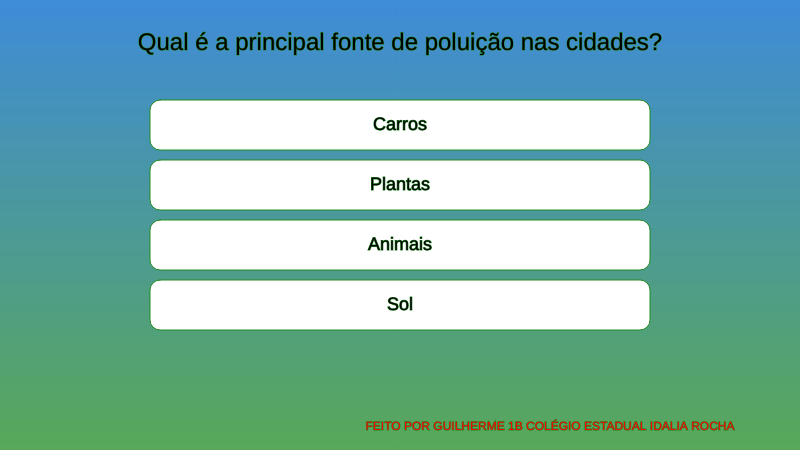
Frame 1 (no input)
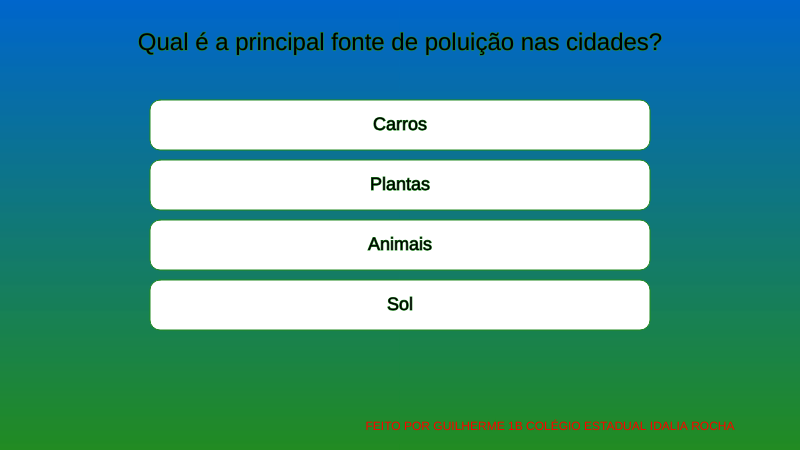
Frame 60 (no input)
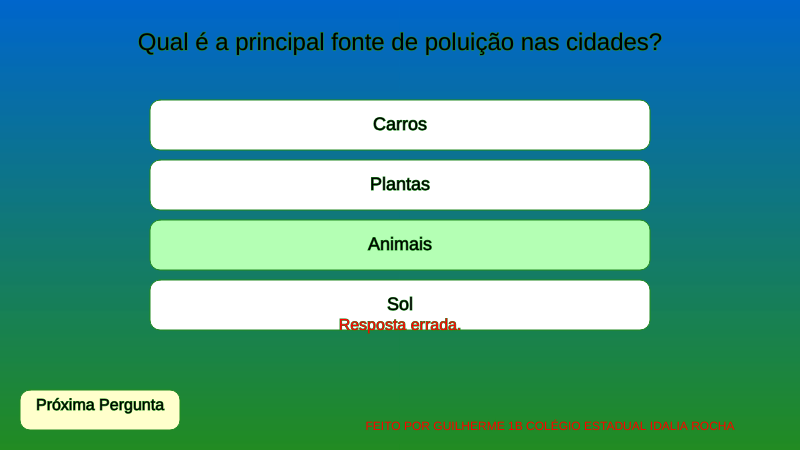
Frame 120 (the mouse pressed at the canvas centre since frame 60)

The p5.js sketch that drew these frames (run headless with seeded random() and noise() and a simulated clock; from frame 60 on, the mouse is pressed at the canvas centre):

// p5.js sketch
// ── sketch.js
// Variáveis globais para o estado do jogo
let currentGameState = 'quiz'; // 'quiz', 'quizCompleted', 'runnerGame', 'runnerGameOver'

// --- Variáveis do Jogo de Perguntas e Respostas ---
let perguntas = [
  {
    pergunta: "Qual é a principal fonte de poluição nas cidades?",
    opcoes: ["Carros", "Plantas", "Animais", "Sol"],
    respostaCorreta: 0, // Carros
    dica: "Reduzir o uso de carros e adotar o transporte público pode melhorar a qualidade do ar nas cidades."
  },
  {
    pergunta: "O que é necessário para uma agricultura sustentável?",
    opcoes: ["Uso de pesticidas", "Uso excessivo de água", "Respeito ao ciclo natural", "Desmatamento"],
    respostaCorreta: 2, // Respeito ao ciclo natural
    dica: "A agricultura sustentável respeita o ciclo natural, protege o solo e utiliza recursos de maneira eficiente."
  },
  {
    pergunta: "Qual é a principal vantagem de plantarmos mais árvores?",
    opcoes: ["Melhora a qualidade do ar", "Aumenta o tráfego", "Polui o ambiente", "Desmata as florestas"],
    respostaCorreta: 0, // Melhora a qualidade do ar
    dica: "As árvores ajudam a absorver o CO2 e liberam oxigênio, melhorando a qualidade do ar e o clima."
  },
  {
    pergunta: "Como podemos reduzir o desperdício de alimentos nas cidades?",
    opcoes: ["Desperdiçando mais", "Aumentando a produção de lixo", "Comendo mais fast food", "Comer de maneira consciente e reduzir o desperdício"],
    respostaCorreta: 3, // Comer de maneira consciente e reduzir o desperdício
    dica: "Planejar as refeições e usar sobras de maneira criativa pode ajudar a reduzir o desperdício de alimentos."
  }
];

let perguntaAtual = 0;
let respostaSelecionada = -1;
let feedback = "";
let mostrarBotaoProxima = false; // Flag para mostrar o botão "Próxima Pergunta"
let quizScore = 0; // Nova variável para a pontuação do quiz

// --- Variáveis do Jogo Campo a Cidade ---
let player;
let obstacles = [];
let runnerGameScore = 0; // Renomeado para evitar conflito com quizScore
let runnerGameSpeed = 5;
let gameRunning = false; // Estado para controlar se o jogo de corrida está ativo
let currentEnvironment = 'campo'; // 'campo' ou 'cidade'
let groundY; // Altura do chão para o jogador

// Variáveis para os elementos de fundo (árvores e prédios)
let campoTrees = [];
let cidadeBuildings = [];
let backgroundScrollSpeed = 2; // Velocidade de rolagem para os elementos de fundo (parallax)

// Classe para o jogador (cavalo ou carro)
class Player {
  constructor() {
    this.x = 100;
    this.y = groundY; // Começa no chão
    this.width = 50;
    this.height = 50;
    this.vy = 0; // Velocidade vertical
    this.gravity = 0.8; // Gravidade
    this.isJumping = false;
  }

  jump() {
    if (!this.isJumping) {
      this.vy = -15; // Força do pulo
      this.isJumping = true;
    }
  }

  update() {
    this.y += this.vy;
    this.vy += this.gravity;

    // Garante que o jogador não caia abaixo do chão
    if (this.y >= groundY) {
      this.y = groundY;
      this.vy = 0;
      this.isJumping = false;
    }
  }

  draw() {
    // Desenha o jogador dependendo do ambiente
    if (currentEnvironment === 'campo') {
      // Cavalo (simples)
      fill(139, 69, 19); // Cor marrom
      rect(this.x, this.y - this.height, this.width, this.height, 5); // Corpo
      rect(this.x + this.width * 0.7, this.y - this.height - 10, this.width * 0.3, 10, 3); // Cabeça
      fill(255);
      ellipse(this.x + this.width * 0.85, this.y - this.height - 5, 5, 5); // Olho
    } else {
      // Carro (simples)
      fill(0, 0, 255); // Cor azul
      rect(this.x, this.y - this.height * 0.8, this.width, this.height * 0.8, 8); // Corpo do carro
      fill(50);
      ellipse(this.x + this.width * 0.2, this.y - this.height * 0.8 + this.height * 0.8, 15, 15); // Roda traseira
      ellipse(this.x + this.width * 0.8, this.y - this.height * 0.8 + this.height * 0.8, 15, 15); // Roda dianteira
      fill(173, 216, 230); // Azul claro para a janela
      rect(this.x + this.width * 0.1, this.y - this.height * 0.8 + 5, this.width * 0.4, this.height * 0.3, 3);
    }
  }

  // Verifica colisão com um obstáculo
  collides(obstacle) {
    return (
      this.x < obstacle.x + obstacle.width &&
      this.x + this.width > obstacle.x &&
      this.y - this.height < obstacle.y + obstacle.height &&
      this.y > obstacle.y
    );
  }
}

// Classe para os obstáculos
class Obstacle {
  constructor(x, type) {
    this.x = x;
    this.width = random(30, 60);
    this.height = random(30, 80);
    this.y = groundY - this.height; // Obstáculo no chão
    this.type = type; // 'campo' ou 'cidade'
  }

  update() {
    this.x -= runnerGameSpeed;
  }

  draw() {
    fill(100); // Cor cinza para obstáculos
    if (this.type === 'campo') {
      // Obstáculo do campo (cerca ou pedra)
      if (random() < 0.5) { // Cerca
        rect(this.x, this.y, this.width, this.height, 5);
        line(this.x, this.y + this.height / 3, this.x + this.width, this.y + this.height / 3);
        line(this.x, this.y + this.height * 2 / 3, this.x + this.width, this.y + this.height * 2 / 3);
      } else { // Pedra
        ellipse(this.x + this.width / 2, this.y + this.height / 2, this.width, this.height);
      }
    } else {
      // Obstáculo da cidade (cone ou hidrante)
      if (random() < 0.5) { // Cone
        triangle(this.x, this.y + this.height, this.x + this.width, this.y + this.height, this.x + this.width / 2, this.y);
        fill(255, 165, 0); // Laranja para o topo do cone
        rect(this.x + this.width / 4, this.y + this.height * 0.8, this.width / 2, this.height * 0.2);
      } else { // Hidrante
        rect(this.x, this.y + this.height * 0.6, this.width, this.height * 0.4, 5);
        rect(this.x + this.width * 0.2, this.y, this.width * 0.6, this.height * 0.6, 5);
      }
    }
  }
}

// Classe para as árvores no campo
class Tree {
  constructor(x) {
    this.x = x;
    this.width = random(30, 50);
    this.height = random(60, 100);
    this.trunkWidth = this.width * 0.3;
    this.trunkHeight = this.height * 0.4;
    this.canopyRadius = this.width * 0.6;
  }

  draw() {
    // Tronco
    fill(139, 69, 19); // Marrom
    rect(this.x + (this.width - this.trunkWidth) / 2, groundY - this.trunkHeight, this.trunkWidth, this.trunkHeight, 5);
    // Copa
    fill(34, 139, 34); // Verde
    ellipse(this.x + this.width / 2, groundY - this.trunkHeight - this.canopyRadius * 0.7, this.canopyRadius * 2, this.canopyRadius * 2);
  }
}

// Classe para os prédios na cidade
class Building {
  constructor(x) {
    this.x = x;
    this.width = random(60, 120);
    this.height = random(80, 200);
    this.y = groundY - this.height;
  }

  draw() {
    fill(100); // Prédio cinza
    rect(this.x, this.y, this.width, this.height);

    // Janelas (retângulos simples)
    fill(173, 216, 230); // Azul claro para janelas
    let windowSize = 15;
    let padding = 10;
    for (let row = this.y + padding; row < this.y + this.height - padding - windowSize; row += windowSize + padding) {
      for (let col = this.x + padding; col < this.x + this.width - padding - windowSize; col += windowSize + padding) {
        rect(col, row, windowSize, windowSize);
      }
    }
  }
}


function setup() {
  createCanvas(800, 450);
  textSize(18);
  textAlign(CENTER);
  groundY = height - 100; // Define a altura do chão
  player = new Player(); // Inicializa o jogador
  resetQuizGame(); // Garante que o quiz comece do zero
  resetRunnerGame(); // Reseta o jogo de corrida para o estado inicial
}

function draw() {
  if (currentGameState === 'quiz') {
    drawQuizGame();
  } else if (currentGameState === 'quizCompleted') {
    drawQuizCompletedScreen();
  } else if (currentGameState === 'runnerGame') {
    drawRunnerGame();
  } else if (currentGameState === 'runnerGameOver') {
    drawRunnerGameOverScreen();
  }

  // Informação do autor sempre visível
  fill(255, 0, 0); // Cor vermelha
  textSize(12); // Tamanho da fonte menor
  text("FEITO POR GUILHERME 1B COLÉGIO ESTADUAL IDALIA ROCHA", width - 250, height - 20);
}

function mousePressed() {
  if (currentGameState === 'quiz') {
    handleQuizMousePressed();
  } else if (currentGameState === 'quizCompleted') {
    // Botão "Jogar Campo a Cidade"
    if (mouseX > width / 2 - 100 && mouseX < width / 2 + 100 && mouseY > height / 2 + 30 && mouseY < height / 2 + 70) {
      currentGameState = 'runnerGame';
      gameRunning = true;
      resetRunnerGame();
    }
  } else if (currentGameState === 'runnerGameOver') {
    // Botão "Reiniciar Jogo" agora volta para o quiz
    if (mouseX > width / 2 - 80 && mouseX < width / 2 + 80 && mouseY > height / 2 + 30 && mouseY < height / 2 + 70) {
      currentGameState = 'quiz';
      resetQuizGame(); // Reseta o quiz para o início
    }
  }
}

function keyPressed() {
  if (currentGameState === 'runnerGame' && keyCode === 32 && gameRunning) { // Tecla espaço
    player.jump();
  }
}

// --- Funções do Jogo de Perguntas e Respostas ---
function drawQuizGame() {
  // Fundo com gradiente que mistura verde e azul
  drawGradientBackground();

  // Exibe a pergunta
  fill(0);
  textSize(24);
  text(perguntas[perguntaAtual].pergunta, width / 2, 50);

  // Exibe as opções de resposta com fonte menor
  for (let i = 0; i < perguntas[perguntaAtual].opcoes.length; i++) {
    if (i === respostaSelecionada) {
      fill(180, 255, 180); // Cor para a opção selecionada
    } else {
      fill(255);
    }
    rect(150, 100 + i * 60, 500, 50, 10);
    fill(0);
    textSize(18); // Tamanho da fonte para as opções de resposta
    text(perguntas[perguntaAtual].opcoes[i], width / 2, 130 + i * 60);
  }

  // Exibe o feedback após selecionar uma resposta
  if (feedback !== "") {
    fill(255, 0, 0); // Cor vermelha para destacar
    textSize(16); // Tamanho da fonte menor para feedback
    text(feedback, width / 2, height - 120); // Ajustei a posição para subir o feedback mais para cima
  }

  // Exibe as dicas com a fonte reduzida para 14px
  if (feedback !== "" && feedback !== "Resposta correta!" && feedback !== "Resposta errada.") { // Só mostra a dica se não for apenas "Correta/Errada"
    fill(0); // Cor preta para a dica
    textSize(14); // Tamanho da fonte menor para as dicas
    text(perguntas[perguntaAtual].dica, width / 2, height - 90); // Ajustei a posição para o espaço da dica
  }

  // Exibe o botão "Próxima Pergunta" no canto inferior esquerdo, com fundo claro
  if (mostrarBotaoProxima) {
    fill(255, 255, 204); // Fundo claro para o botão
    rect(20, height - 60, 160, 40, 10); // Posição no canto inferior esquerdo
    fill(0);
    textSize(16);
    text("Próxima Pergunta", 100, height - 40); // Texto do botão
  }
}

function drawGradientBackground() {
  // Cria o gradiente de fundo que vai de azul (cima) para verde (baixo)
  for (let i = 0; i <= height; i++) {
    let inter = map(i, 0, height, 0, 1);
    let c = lerpColor(color(0, 102, 204), color(34, 139, 34), inter); // Azul para Verde
    stroke(c);
    line(0, i, width, i);
  }
}

function handleQuizMousePressed() {
  // Verifica se o clique foi em alguma das opções
  for (let i = 0; i < perguntas[perguntaAtual].opcoes.length; i++) {
    if (mouseX > 150 && mouseX < 650 && mouseY > 100 + i * 60 && mouseY < 150 + i * 60) {
      respostaSelecionada = i;
      verificarResposta();
    }
  }

  // Verifica se o clique foi no botão "Próxima Pergunta" no canto inferior esquerdo
  if (mostrarBotaoProxima && mouseX > 20 && mouseX < 180 && mouseY > height - 60 && mouseY < height - 20) {
    proximaPergunta();
  }
}

function verificarResposta() {
  if (respostaSelecionada === perguntas[perguntaAtual].respostaCorreta) {
    feedback = "Resposta correta!";
    quizScore++; // Incrementa a pontuação do quiz
  } else {
    feedback = "Resposta errada.";
  }

  // Exibe o botão "Próxima Pergunta" após exibir a resposta
  mostrarBotaoProxima = true;
}

function proximaPergunta() {
  // Avança para a próxima pergunta
  perguntaAtual++;
  if (perguntaAtual >= perguntas.length) {
    // Quiz completo, transiciona para a tela de finalização do quiz
    currentGameState = 'quizCompleted';
  }
  respostaSelecionada = -1;
  feedback = "";
  mostrarBotaoProxima = false;
}

function resetQuizGame() {
  perguntaAtual = 0;
  respostaSelecionada = -1;
  feedback = "";
  mostrarBotaoProxima = false;
  quizScore = 0; // Reseta a pontuação do quiz
}

// --- Tela de Quiz Concluído ---
function drawQuizCompletedScreen() {
  background(173, 216, 230); // Azul claro
  fill(0);
  textSize(32);
  text("Parabéns! Você completou o quiz!", width / 2, height / 2 - 80);
  textSize(24);
  text("Sua pontuação no quiz: " + quizScore + "/" + perguntas.length, width / 2, height / 2 - 40);
  textSize(20);
  text("Agora, prepare-se para o jogo Campo a Cidade!", width / 2, height / 2);

  // Botão para iniciar o jogo de corrida
  fill(144, 238, 144); // Verde claro
  rect(width / 2 - 100, height / 2 + 30, 200, 40, 10);
  fill(0);
  textSize(18);
  text("Jogar Campo a Cidade", width / 2, height / 2 + 55);
}

// --- Funções do Jogo Campo a Cidade ---
function drawRunnerGame() {
  // Fundo dinâmico para campo ou cidade
  if (currentEnvironment === 'campo') {
    background(135, 206, 235); // Céu azul
    fill(34, 139, 34); // Grama verde
    rect(0, groundY, width, height - groundY);

    // Desenha o sol
    fill(255, 255, 0); // Amarelo
    noStroke();
    ellipse(width - 80, 80, 60, 60); // Posição do sol

    // Atualiza e desenha as árvores
    for (let i = campoTrees.length - 1; i >= 0; i--) {
      campoTrees[i].x -= backgroundScrollSpeed;
      campoTrees[i].draw();
      if (campoTrees[i].x + campoTrees[i].width < 0) {
        campoTrees.splice(i, 1);
      }
    }
    // Gera novas árvores
    if (frameCount % 180 === 0 && gameRunning) { // Gera uma nova árvore a cada 3 segundos (aprox.)
      campoTrees.push(new Tree(width));
    }

  } else { // currentEnvironment === 'cidade'
    background(105, 105, 105); // Céu cinza (cidade)
    fill(80); // Asfalto
    rect(0, groundY, width, height - groundY);

    // Atualiza e desenha os prédios
    for (let i = cidadeBuildings.length - 1; i >= 0; i--) {
      cidadeBuildings[i].x -= backgroundScrollSpeed;
      cidadeBuildings[i].draw();
      if (cidadeBuildings[i].x + cidadeBuildings[i].width < 0) {
        cidadeBuildings.splice(i, 1);
      }
    }
    // Gera novos prédios
    if (frameCount % 150 === 0 && gameRunning) { // Gera um novo prédio a cada 2.5 segundos (aprox.)
      cidadeBuildings.push(new Building(width));
    }
  }

  // Atualiza e desenha o jogador
  player.update();
  player.draw();

  // Atualiza e desenha os obstáculos
  for (let i = obstacles.length - 1; i >= 0; i--) {
    obstacles[i].update();
    obstacles[i].draw();

    // Remove obstáculos que saíram da tela
    if (obstacles[i].x + obstacles[i].width < 0) {
      obstacles.splice(i, 1);
      runnerGameScore++; // Aumenta a pontuação ao passar por um obstáculo
    }

    // Verifica colisão
    if (player.collides(obstacles[i])) {
      gameRunning = false;
      currentGameState = 'runnerGameOver';
    }
  }

  // Gera novos obstáculos
  if (frameCount % 90 === 0 && gameRunning) { // Gera um novo obstáculo a cada 90 frames
    obstacles.push(new Obstacle(width, currentEnvironment));
    // Alterna o ambiente a cada 5 obstáculos para simular a transição campo-cidade
    if (runnerGameScore > 0 && runnerGameScore % 5 === 0) {
      currentEnvironment = (currentEnvironment === 'campo' ? 'cidade' : 'campo');
    }
  }

  // Exibe a pontuação
  fill(0);
  textSize(24);
  text("Pontuação: " + runnerGameScore, width / 2, 30);
}

function resetRunnerGame() {
  player = new Player();
  obstacles = [];
  campoTrees = []; // Limpa as árvores ao reiniciar
  cidadeBuildings = []; // Limpa os prédios ao reiniciar
  runnerGameScore = 0;
  runnerGameSpeed = 5;
  gameRunning = true;
  currentEnvironment = 'campo'; // Começa sempre no campo
}

// --- Tela de Game Over do Jogo Campo a Cidade ---
function drawRunnerGameOverScreen() {
  background(255, 100, 100); // Vermelho claro para Game Over
  fill(0);
  textSize(40);
  text("GAME OVER!", width / 2, height / 2 - 50);
  textSize(24);
  text("Sua Pontuação: " + runnerGameScore, width / 2, height / 2);

  // Botão para reiniciar o jogo
  fill(144, 238, 144); // Verde claro
  rect(width / 2 - 80, height / 2 + 30, 160, 40, 10);
  fill(0);
  textSize(18);
  text("Reiniciar Jogo", width / 2, height / 2 + 55);
}
